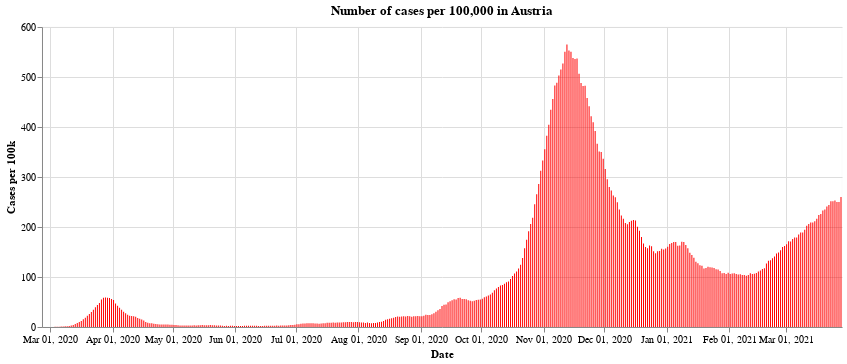

Here is the notebook cell this chart was saved with:
### Markdown cell above
First we have the number of cases per 100,000 population across the whole of Austria. After a very sharp rise in cases during the end of October and the middle of November, the number of new cases have fallen due to the second lockdown. At the time of writting, the cases seem to have levelled off a little - though the Austrian government announced a third lockdown lasting a month starting from the 26th of December, in the expectation that cases will continue to rise over the festive period.

### Code cell
#collapse


alt.Chart(all_austria).mark_bar(
    color='red',
    opacity=1,
    size=1
).encode(
    x=alt.X("yearmonthdate(Time):T", axis=alt.Axis(title='Date')),
    y=alt.Y("SiebenTageInzidenzFaelle:Q",
            axis=alt.Axis(title='Cases per 100k')),
).configure_axis(grid=True).configure_view(strokeWidth=0.1).properties(
    title='Number of cases per 100,000 in Austria', width=800
)

### Figure 1 — Vega-Lite specification as saved in the notebook (floating-point values rounded to 4 significant figures; data arrays with more than 128 entries replaced by an {"elided": "..."} marker saying what was removed)
{"config": {"view": {"continuousWidth": 400, "continuousHeight": 300, "strokeWidth": 0.1}, "axis": {"grid": true}}, "data": {"name": "data-f19ed9690ad23d8d4d4a9546703adc3e"}, "mark": {"type": "bar", "color": "red", "opacity": 1, "size": 1}, "encoding": {"x": {"type": "temporal", "axis": {"title": "Date"}, "field": "Time", "timeUnit": "yearmonthdate"}, "y": {"type": "quantitative", "axis": {"title": "Cases per 100k"}, "field": "SiebenTageInzidenzFaelle"}}, "title": "Number of cases per 100,000 in Austria", "width": 800, "$schema": "https://vega.github.io/schema/vega-lite/v4.8.1.json", "datasets": {"data-f19ed9690ad23d8d4d4a9546703adc3e": {"elided": "397 records"}}}
